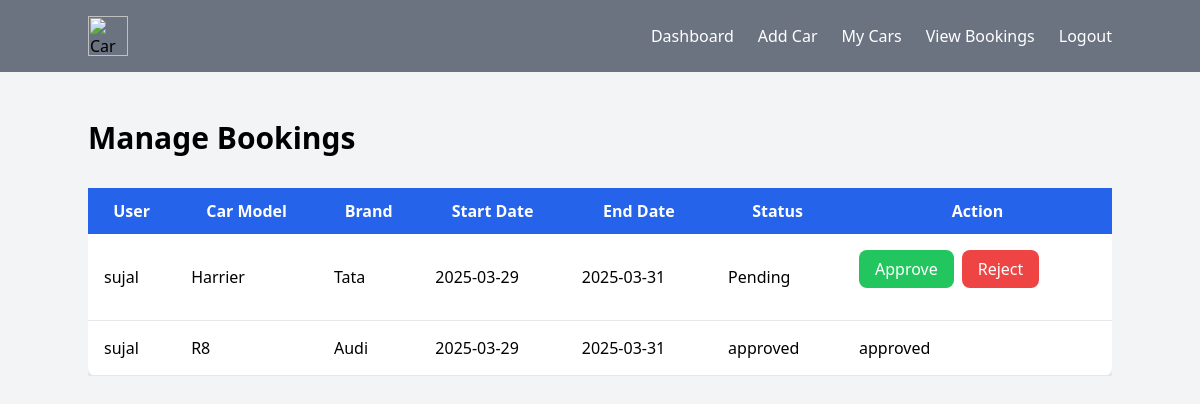
/provider/manage_bookings.php (signed in), run on the app's committed database.
### tables this page shows
CREATE TABLE `bookings` (
  `id` int(11) NOT NULL,
  `user_id` int(11) NOT NULL,
  `car_id` int(11) NOT NULL,
  `start_date` date NOT NULL,
  `end_date` date NOT NULL,
  `status` enum('pending','approved','rejected','completed') DEFAULT 'pending',
  `created_at` timestamp NOT NULL DEFAULT current_timestamp()
);

CREATE TABLE `users` (
  `id` int(11) NOT NULL,
  `name` varchar(100) NOT NULL,
  `email` varchar(100) NOT NULL,
  `password` varchar(255) NOT NULL,
  `role` enum('user','provider','admin') DEFAULT 'user',
  `created_at` timestamp NOT NULL DEFAULT current_timestamp()
);

CREATE TABLE `cars` (
  `id` int(11) NOT NULL,
  `provider_id` int(11) NOT NULL,
  `model` varchar(100) NOT NULL,
  `brand` varchar(100) NOT NULL,
  `price_per_day` decimal(10,2) NOT NULL,
  `status` enum('available','booked') DEFAULT 'available',
  `created_at` timestamp NOT NULL DEFAULT current_timestamp(),
  `image` varchar(255) DEFAULT NULL
);

### provider/manage_bookings.php (the view, shortened to what this page needs)
<?php
include("../includes/header.php");
include '../config.php';
$provider_id = $_SESSION['user_id'];
$stmt = $pdo->prepare("
    SELECT b.*,
       u.name AS user_name,
       c.model,
       c.brand,
       CASE WHEN b.status IS NULL OR b.status = '' THEN 'Pending' ELSE b.status END AS status
FROM bookings b
JOIN cars c ON b.car_id = c.id
JOIN users u ON b.user_id = u.id
WHERE c.provider_id = ?
");
$stmt->execute([$provider_id]);
$bookings = $stmt->fetchAll(PDO::FETCH_ASSOC);
?>
<!DOCTYPE html>
<html lang="en">
<head>
    <script src="https://cdn.tailwindcss.com"></script>
</head>
<body class="bg-gray-100 min-h-screen">
    <div class="container mx-auto py-12">
        <h2 class="text-3xl font-bold mb-6">Manage Bookings</h2>
        <div class="overflow-x-auto mt-8">
            <table class="min-w-full bg-white shadow-md rounded-lg">
                <thead class="bg-blue-600 text-white">
                    <tr>
                        <th class="py-3 px-4">User</th>
                        <th class="py-3 px-4">Car Model</th>
                        <th class="py-3 px-4">Brand</th>
                        <th class="py-3 px-4">Start Date</th>
                        <th class="py-3 px-4">End Date</th>
                        <th class="py-3 px-4">Status</th>
                        <th class="py-3 px-4">Action</th>
                    </tr>
                </thead>
                <tbody>
                    <?php foreach ($bookings as $booking): ?>
                        <tr class="border-b">
                            <td class="py-4 px-4"> <?php echo htmlspecialchars($booking['user_name']); ?> </td>
                            <td class="py-4 px-4"> <?php echo htmlspecialchars($booking['model']); ?> </td>
                            <td class="py-4 px-4"> <?php echo htmlspecialchars($booking['brand']); ?> </td>
                            <td class="py-4 px-4"> <?php echo htmlspecialchars($booking['start_date']); ?> </td>
                            <td class="py-4 px-4"> <?php echo htmlspecialchars($booking['end_date']); ?> </td>
                            <td class="py-4 px-4"> <?php echo htmlspecialchars($booking['status']); ?> </td>
                            <td class="py-4 px-4">
                                <?php if (strtolower(trim($booking['status'])) === 'pending'): ?>
                                    <form method="post" class="flex gap-2">
                                        <button type="submit" name="action" value="approve" class="bg-green-500 text-white px-4 py-2 rounded-lg hover:bg-green-600">Approve</button>
                                        <button type="submit" name="action" value="reject" class="bg-red-500 text-white px-4 py-2 rounded-lg hover:bg-red-600">Reject</button>
                                    </form>
                                <?php else: ?>
                                    <?php echo htmlspecialchars($booking['status']); ?>
                                <?php endif; ?>
                            </td>
                        </tr>
                    <?php endforeach; ?>
                </tbody>
            </table>
        </div>
    </div>
</body>
</html>

### data on the page
bookings: user.name "sujal", car.model "Harrier", car.brand "Tata", start_date "2025-03-29", end_date "2025-03-31", status "Pending"
bookings: user.name "sujal", car.model "R8", car.brand "Audi", start_date "2025-03-29", end_date "2025-03-31", status "approved"
